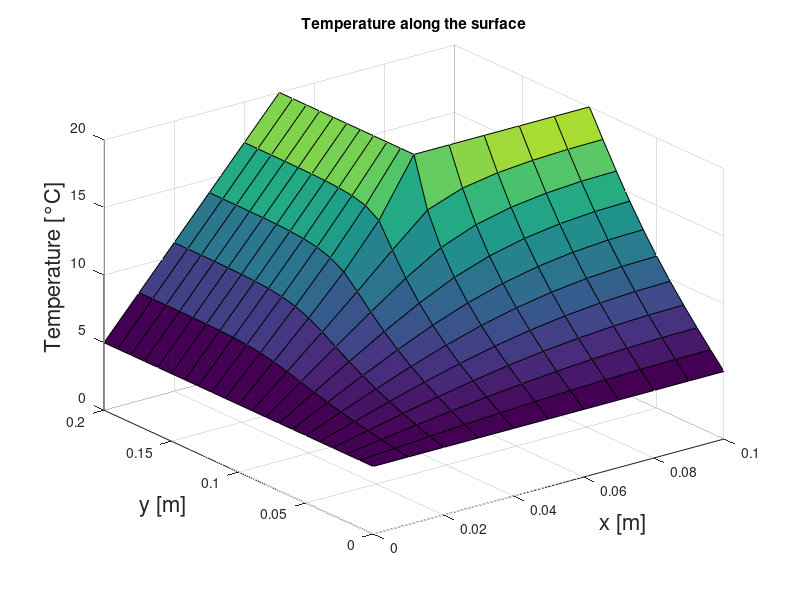

This chart was generated by the following MATLAB code:
% Consider the cross-section of a steel beam, shown in Figure 1.

% a. Compute and represent the temperature map under steady-state conditions, 
% with the boundary conditions depicted in the figure and Tin = 20 °C.

% b. Calculate the heat power dissipated per unit length of the beam through the edges 
% that are at a lower temperature.

% For steel, assume a density of 7800 kg/m³, a thermal conductivity of 1 W/mK, 
% and a specific heat capacity of 450 J/kgK.



% Laib 10, exercise 2
% Simone Canevarolo
% S269893
% 04/01/2025


clear all
close all
clc

ll = 0.2; % m
base = 0.1; % m
alt = 0.1; % m
alt1 = 0.05; %  m

roacc = 7800; % kg/m^3
cond = 1; % W/m/K
cp = 450; % J/kg/K

Tout = 5+273; % K
Tin = 20+273; % K


dx = 1e-2; % m
dy = dx;

xx = (0:dx:alt)';
xx1 = (0:dx:alt1)';

yy = (0:dy:ll)';
yy1 = (0:dy:base)';

Nx = length(xx);
Nx1 = length(xx1);

Ny = length(yy);
Ny1 = length(yy1);

Ntot = Nx*Ny1+Nx1*(Ny-Ny1);
Ntot1 = Nx*Ny1;
Ntot2 = Nx1*(Ny-Ny1);

[xmat,ymat] = meshgrid(xx,yy);

AA = sparse([],[],[],Ntot,Ntot,5*Ntot);


bb = zeros(Ntot,1);

% Left rectangle

for ii = 2:Nx-1
    for jj = 2:Ny1-1

        kk = Nx*(jj-1)+ii;
        AA(kk,kk-Nx) = 1/dy^2;
        AA(kk,kk-1) = 1/dx^2;
        AA(kk,kk) = -2*(1/dx^2+1/dy^2);
        AA(kk,kk+1) = 1/dx^2;
        AA(kk,kk+Nx) = 1/dy^2;

    end
end

% Left rectangles

for ii = 2:(Nx1-1)
    for jj = Ny1:Ny-1

        if jj == Ny1   

            kk = Ntot1-Nx+ii;
            AA(kk,kk-Nx) = 1/dy^2;
            AA(kk,kk-1) = 1/dx^2;
            AA(kk,kk) = -2*(1/dx^2+1/dy^2);
            AA(kk,kk+1) = 1/dx^2;
            AA(kk,kk+Nx) = 1/dy^2;

        elseif  jj == Ny1+1
               
            kk=Ntot1+ii;
            AA(kk,kk-Nx)=1/dy^2;
            AA(kk,kk-1)=1/dx^2;
            AA(kk,kk)=-2*(1/dx^2+1/dy^2);
            AA(kk,kk+1)=1/dx^2;
            AA(kk,kk+Nx1)=1/dy^2;
                   
        else

            kk = Ntot1+(jj-Ny1-1)*Nx1+ii;
            AA(kk,kk-Nx1) = 1/dy^2;  
            AA(kk,kk-1) = 1/dx^2;
            AA(kk,kk) = -2*(1/dx^2+1/dy^2);
            AA(kk,kk+1) = 1/dx^2;
            AA(kk,kk+Nx1) = 1/dy^2;

        end
    end
end


% West (left square) - Dirichlet condition
jj = 1;
for ii = 2:Nx

    kk = ii;
    AA(kk,:) = 0;
    AA(kk,kk) = eye(length(kk));
    bb(kk) = Tout;

end

% North (left square), Dirichlet condition

ii = 1;
for jj = 1:Ny1

    kk = (jj-1)*Nx+ii;
    AA(kk,:) = 0;
    AA(kk,kk) = eye(length(kk));
    bb(kk) = Tout;

end

% South-East (left square) - Dirichlet condition

jj = Ny1;
for ii = Nx1:Nx

    kk = (jj-1)*Nx+ii;
    AA(kk,:) = 0;
    AA(kk,kk) = eye(length(kk));
    bb(kk) = Tin;

end

% South (left square) - Neumann condition

ii = Nx;
for jj = 2:Ny1-1

    kk = (jj-1)*Nx+ii;
    AA(kk,kk-Nx) = 1/dy^2;
    AA(kk,kk-1) = 2*(1/dx^2);
    AA(kk,kk) = -2*(1/dx^2+1/dy^2);
    AA(kk,kk+Nx) = 1/dy^2;

end

% North (right rectangle) - Dirichlet condition

ii=1;
for jj = Ny1+1:Ny

    kk = Ntot1+(jj-Ny1-1)*Nx1+ii;
    AA(kk,:) = 0;
    AA(kk,kk) = eye(length(kk));
    bb(kk) = Tout;

end

% East (right rectangle) - Neumann adiabatico

jj = Ny;
for ii = 2:Nx1-1

    kk = Ntot-Nx1+ii;
    AA(kk,kk-Nx1) = 2*(1/dy^2);
    AA(kk,kk-1) = 1/dx^2;
    AA(kk,kk) = -2*(1/dx^2+1/dy^2);
    AA(kk,kk+1) = 1/dx^2;

end

% South (right rectangle) - Dirichlet condition

ii = Nx1;
for jj = Ny1+1:Ny

     kk = Ntot1+(jj-Ny1-1)*Nx1+ii;
     AA(kk,kk) = eye(length(kk));
     bb(kk) = Tin;

end


TT = AA\bb;

TTT1 = reshape(TT(1:Ntot1),Nx,Ny1);
TTT2 = reshape(TT(Ntot1+1:end),Nx1,Ny-Ny1);
TTT3 = NaN*ones(Nx-Nx1,Ny-Ny1);

TTT = [TTT1,[TTT2;TTT3]];

figure (1)
surf(xmat,ymat,TTT'-273)

xlabel('x [m]','fontsize',16)
ylabel('y [m]','fontsize',16)
zlabel('Temperature [°C]','fontsize',16)
title('Temperature along the surface')
